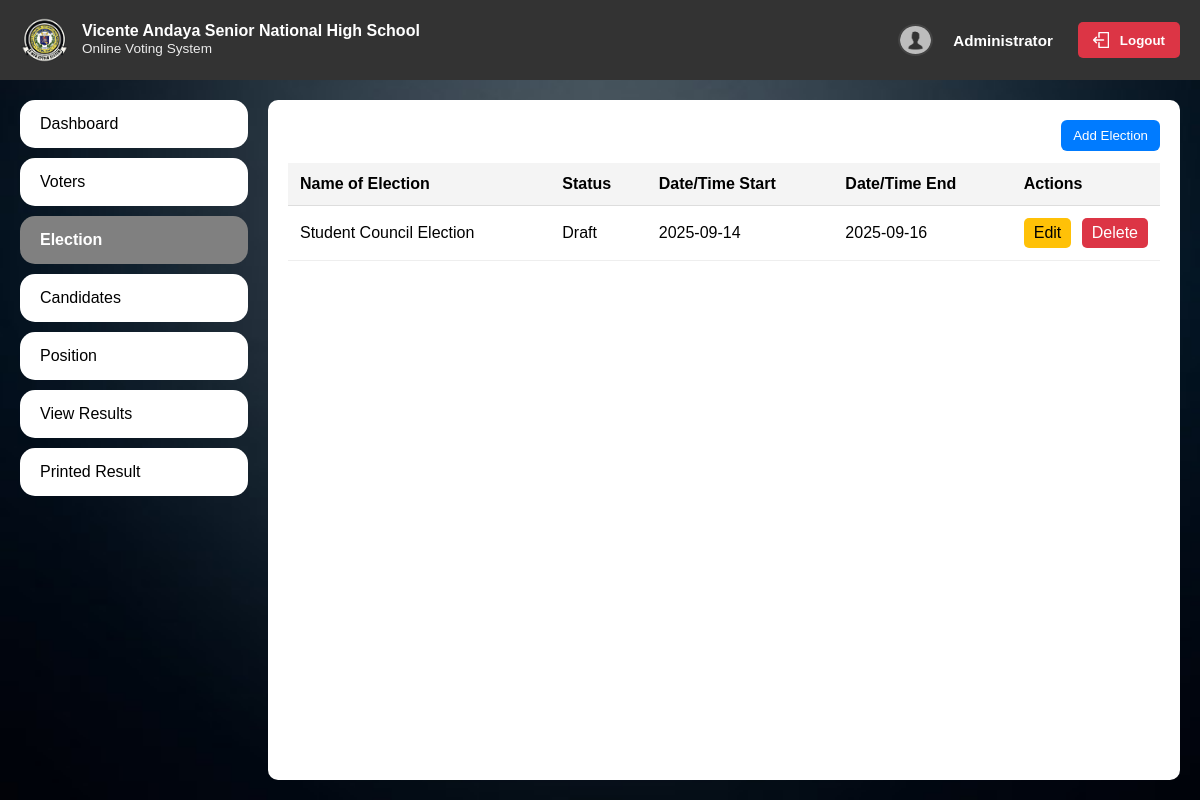
The app's page /admin/elections, older data.
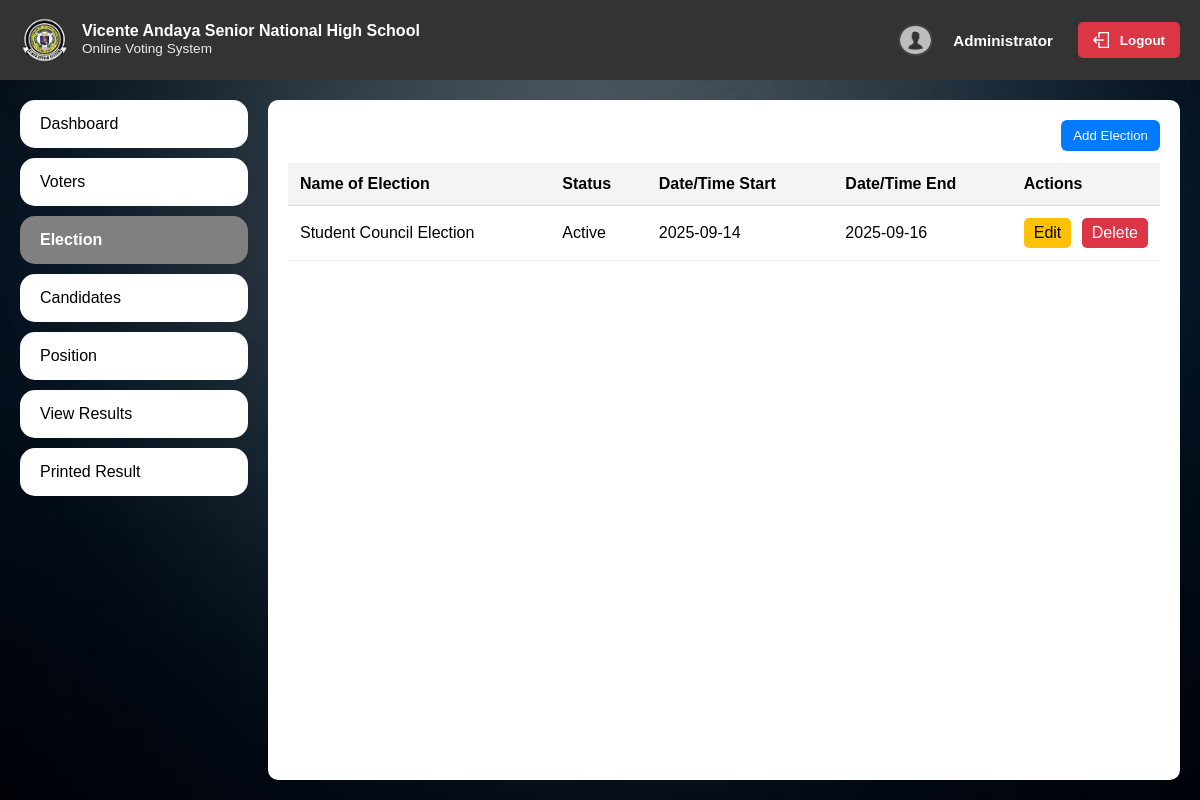
The same page, newer data.
### run.py (models this page shows)
class Election(db.Model):
    id = db.Column(db.Integer, primary_key=True)
    title = db.Column(db.String(255), nullable=False)
    description = db.Column(db.Text, nullable=True)
    start_date = db.Column(db.Date, nullable=False)
    end_date = db.Column(db.Date, nullable=False)
    positions = db.Column(db.String(255), nullable=True)
    status = db.Column(db.String(50), nullable=False, default='Draft')

### run.py (the view, shortened to what this page needs)
@app.route('/admin/elections', methods=['GET', 'POST'])
def admin_elections():
    elections = Election.query.order_by(Election.start_date.desc()).all()
    return render_template('admin/elections.html', elections=elections)

### templates/admin/elections.html (shortened to what this page needs)
<!DOCTYPE html>
<html lang="en">
<head>
</head>
<body>
    {% include 'partials/admin_navbar.html' %}
    <div class="main">
        <div class="left">
            <a href="{{ url_for('admin_dashboard') }}">Dashboard</a>
            <a href="{{ url_for('admin_voters') }}">Voters</a>
            <a href="{{ url_for('admin_elections') }}" class="active">Election</a>
            <a href="{{ url_for('admin_candidates') }}">Candidates</a>
            <a href="{{ url_for('admin_position') }}">Position</a>
            <a href="#">View Results</a>
            <a href="#">Printed Result</a>
        </div>
        <div class="right">
            <div class="election-list">
                <div style="display:flex; justify-content: flex-end; margin-bottom: 12px;">
                    <button id="openModalBtn" style="padding: 8px 12px; background: #007bff; color: white; border: none; border-radius: 6px; cursor: pointer;">Add Election</button>
                </div>
                <table class="data-table">
                    <thead>
                        <tr>
                            <th>Name of Election</th>
                            <th>Status</th>
                            <th>Date/Time Start</th>
                            <th>Date/Time End</th>
                            <th class="actions-col">Actions</th>
                        </tr>
                    </thead>
                    <tbody>
                        {% if elections and elections|length > 0 %}
                            {% for e in elections %}
                                <tr>
                                    <td>{{ e.title }}</td>
                                    <td>{{ e.status }}</td>
                                    <td>{{ e.start_date.strftime('%Y-%m-%d') }}</td>
                                    <td>{{ e.end_date.strftime('%Y-%m-%d') }}</td>
                                    <td class="actions-col">
                                        <a href="#" class="btn-edit" data-id="{{ e.id }}" data-title="{{ e.title|e }}" data-description="{{ e.description|e if e.description else '' }}" data-start="{{ e.start_date.isoformat() }}" data-end="{{ e.end_date.isoformat() }}" data-positions="{{ e.positions|e if e.positions else '' }}" data-status="{{ e.status }}" style="padding:6px 10px; background:#ffc107; color:#000; text-decoration:none; border-radius:5px; margin-right:6px;">Edit</a>
                                        <a href="#" class="btn-delete" data-id="{{ e.id }}" style="padding:6px 10px; background:#dc3545; color:#fff; text-decoration:none; border-radius:5px;">Delete</a>
                                    </td>
                                </tr>
                            {% endfor %}
                        {% else %}
                            <tr>
                                <td colspan="5">There are currently no active elections. Please check back later.</td>
                            </tr>
                        {% endif %}
                    </tbody>
                </table>
            </div>
        </div>
    </div>
</body>
</html>

Row changes from the older to the newer data that the page shows:
changed Election "Student Council Election": status "Draft" → "Active"
